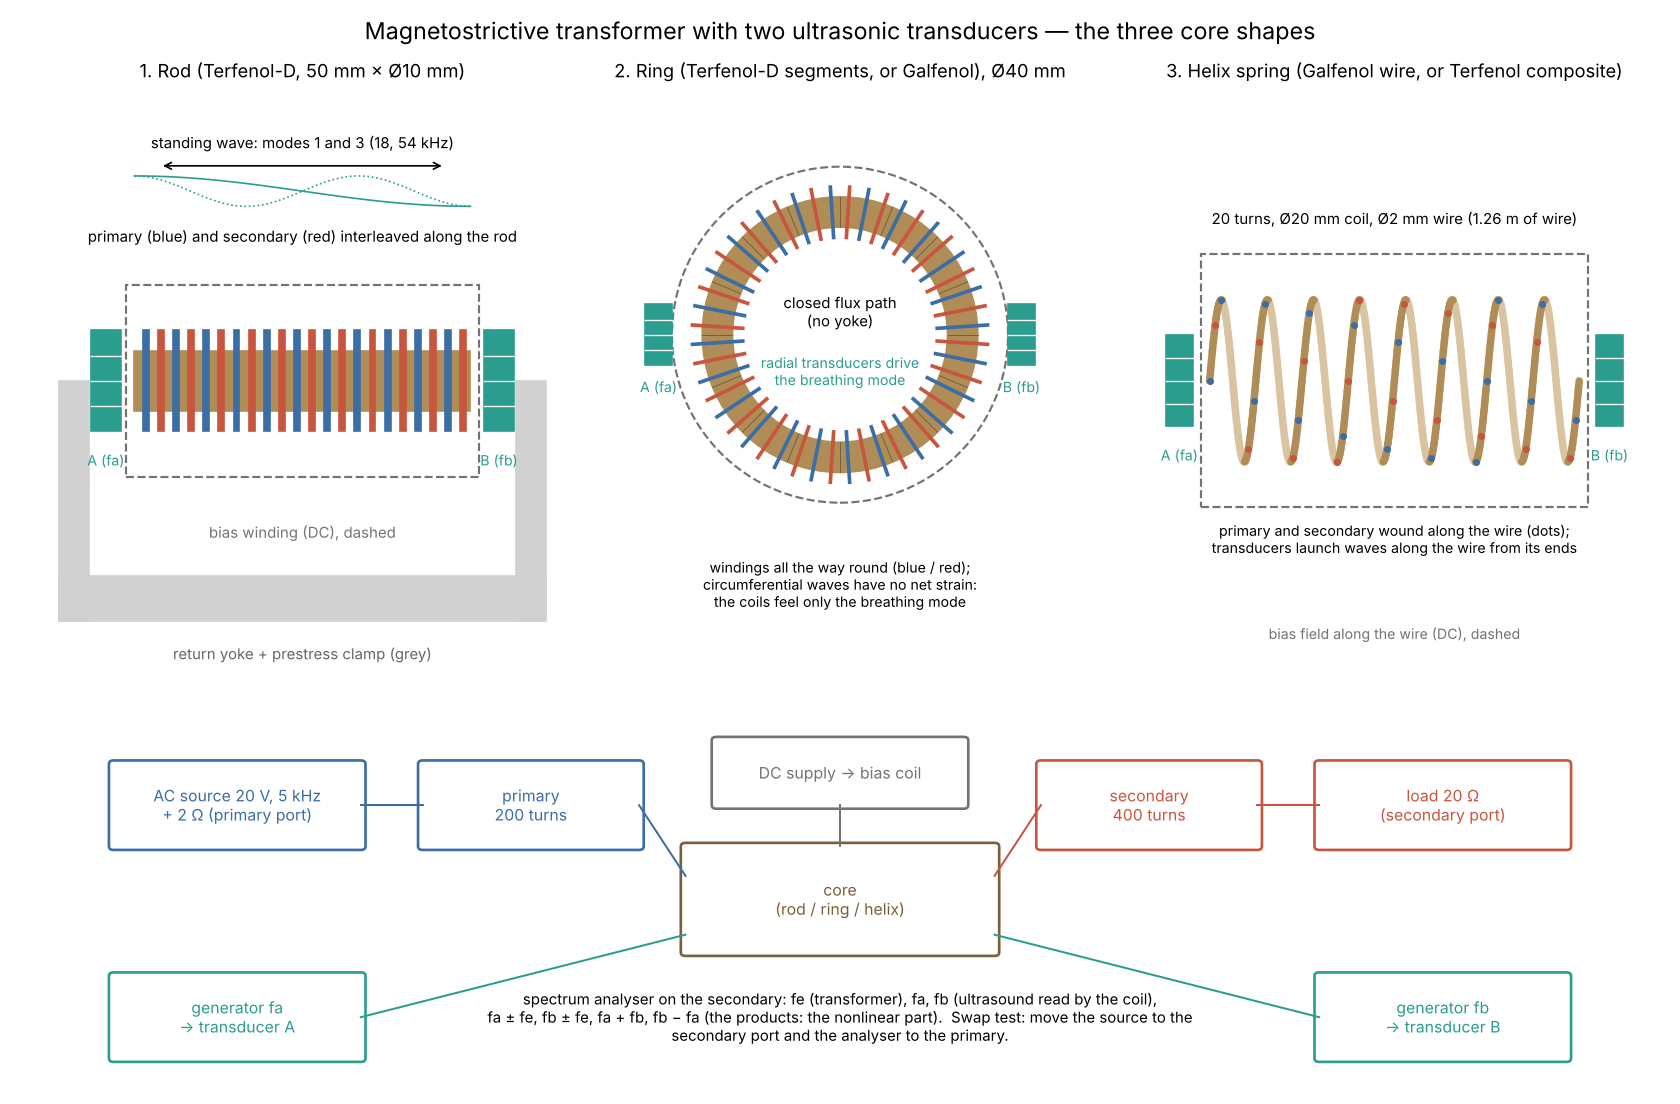

Here is the Python script that generated this plot:
"""H37 drawing: the magnetostrictive transformer set-ups (rod, ring, helix).

python3 examples/magnetostrictive_transformer/viz/setup.py OUT.png
"""
import math
import sys

import matplotlib
matplotlib.use("Agg")
import matplotlib.pyplot as plt
from matplotlib.patches import Circle, FancyArrowPatch, FancyBboxPatch, Rectangle, Wedge

CORE, PRI, SEC, BIAS, TX = "#b08d57", "#3b6ea5", "#c8553d", "0.45", "#2a9d8f"
out = sys.argv[1]
fig = plt.figure(figsize=(14, 9.2))
fig.suptitle("Magnetostrictive transformer with two ultrasonic transducers — the three core shapes", fontsize=14, y=0.985)


def label(ax, x, y, s, **k):
    k.setdefault("fontsize", 9)
    ax.text(x, y, s, **k)


def transducer(ax, x, y, w, h, name, rot=0):
    ax.add_patch(Rectangle((x - w / 2, y - h / 2), w, h, color=TX, zorder=5))
    for i in range(1, 4):
        if rot == 0:
            ax.plot([x - w / 2 + i * w / 4] * 2, [y - h / 2, y + h / 2], color="white", lw=0.8, zorder=6)
        else:
            ax.plot([x - w / 2, x + w / 2], [y - h / 2 + i * h / 4] * 2, color="white", lw=0.8, zorder=6)
    label(ax, x, y - h / 2 - 0.08, name, ha="center", va="top", color=TX, fontsize=8.5)


# ---- Rod ----
ax = fig.add_axes([0.02, 0.38, 0.32, 0.55])
ax.set_xlim(-1.6, 1.6)
ax.set_ylim(-1.2, 1.2)
ax.axis("off")
fig.text(0.18, 0.93, "1. Rod (Terfenol-D, 50 mm × Ø10 mm)", ha="center", fontsize=11)
ax.add_patch(Rectangle((-1.0, -0.12), 2.0, 0.24, color=CORE, zorder=3))
for i in range(22):
    x = -0.95 + i * 0.09
    ax.add_patch(Rectangle((x, -0.2), 0.035, 0.4, color=PRI if i % 2 == 0 else SEC, zorder=4))
ax.add_patch(Rectangle((-1.05, -0.38), 2.1, 0.76, fill=False, ls="--", color=BIAS, lw=1.3, zorder=2))
ax.add_patch(Rectangle((-1.45, -0.95), 2.9, 0.18, color="0.82", zorder=1))
ax.add_patch(Rectangle((-1.45, -0.95), 0.18, 0.95, color="0.82", zorder=1))
ax.add_patch(Rectangle((1.27, -0.95), 0.18, 0.95, color="0.82", zorder=1))
transducer(ax, -1.17, 0, 0.18, 0.4, "A (fa)", rot=1)
transducer(ax, 1.17, 0, 0.18, 0.4, "B (fb)", rot=1)
label(ax, 0, 0.55, "primary (blue) and secondary (red) interleaved along the rod", ha="center")
label(ax, 0, -0.62, "bias winding (DC), dashed", ha="center", color=BIAS)
label(ax, 0, -1.1, "return yoke + prestress clamp (grey)", ha="center", color="0.4")
ax.annotate("", (0.85, 0.85), (-0.85, 0.85), arrowprops=dict(arrowstyle="<->", color="k"))
label(ax, 0, 0.92, "standing wave: modes 1 and 3 (18, 54 kHz)", ha="center")
xs = [-1 + 2 * i / 100 for i in range(101)]
ax.plot(xs, [0.75 + 0.06 * math.cos(math.pi * (x + 1) / 2) for x in xs], color=TX, lw=1)
ax.plot(xs, [0.75 + 0.06 * math.cos(3 * math.pi * (x + 1) / 2) for x in xs], color=TX, lw=1, ls=":")

# ---- Ring ----
ax = fig.add_axes([0.35, 0.38, 0.30, 0.55])
ax.set_xlim(-1.5, 1.5)
ax.set_ylim(-1.75, 1.2)
ax.set_aspect("equal")
ax.axis("off")
fig.text(0.50, 0.93, "2. Ring (Terfenol-D segments, or Galfenol), Ø40 mm", ha="center", fontsize=11)
ax.add_patch(Wedge((0, 0), 0.82, 0, 360, width=0.18, color=CORE, zorder=3))
n = 16
for k in range(n):  # polygon joints of bonded Terfenol segments
    a = 2 * math.pi * k / n
    ax.plot([0.64 * math.cos(a), 0.82 * math.cos(a)], [0.64 * math.sin(a), 0.82 * math.sin(a)], color="#7a6038", lw=0.6, zorder=4)
for k in range(48):
    a = 2 * math.pi * (k + 0.5) / 48
    ax.plot([0.58 * math.cos(a), 0.88 * math.cos(a)], [0.58 * math.sin(a), 0.88 * math.sin(a)],
            color=PRI if k % 2 == 0 else SEC, lw=2.2, zorder=5)
ax.add_patch(Circle((0, 0), 1.0, fill=False, ls="--", color=BIAS, lw=1.3))
transducer(ax, -1.08, 0, 0.16, 0.36, "A (fa)", rot=1)
transducer(ax, 1.08, 0, 0.16, 0.36, "B (fb)", rot=1)
label(ax, 0, 0.05, "closed flux path\n(no yoke)", ha="center")
label(ax, 0, -0.3, "radial transducers drive\nthe breathing mode", ha="center", color=TX, fontsize=8.5)
label(ax, 0, -1.62, "windings all the way round (blue / red);\ncircumferential waves have no net strain:\nthe coils feel only the breathing mode", ha="center", fontsize=8.5)

# ---- Helix ----
ax = fig.add_axes([0.67, 0.38, 0.32, 0.55])
ax.set_xlim(-1.6, 1.6)
ax.set_ylim(-1.2, 1.2)
ax.axis("off")
fig.text(0.83, 0.93, "3. Helix spring (Galfenol wire, or Terfenol composite)", ha="center", fontsize=11)
N = 8
ts = [i / 400 for i in range(401)]
xs = [-1.1 + 2.2 * t for t in ts]
ys = [0.32 * math.sin(2 * math.pi * N * t) for t in ts]
zs = [math.cos(2 * math.pi * N * t) for t in ts]
for i in range(len(ts) - 1):
    ax.plot(xs[i:i + 2], ys[i:i + 2], color=CORE if zs[i] > 0 else "#d9c3a0", lw=4.5, zorder=3 if zs[i] > 0 else 1, solid_capstyle="round")
for i in range(0, len(ts), 6):
    if zs[i] > 0:
        ax.plot(xs[i], ys[i], "o", ms=3.2, color=PRI if (i // 6) % 2 == 0 else SEC, zorder=4)
transducer(ax, -1.28, 0, 0.16, 0.36, "A (fa)", rot=1)
transducer(ax, 1.28, 0, 0.16, 0.36, "B (fb)", rot=1)
ax.add_patch(Rectangle((-1.15, -0.5), 2.3, 1.0, fill=False, ls="--", color=BIAS, lw=1.3))
label(ax, 0, 0.62, "20 turns, Ø20 mm coil, Ø2 mm wire (1.26 m of wire)", ha="center")
label(ax, 0, -0.68, "primary and secondary wound along the wire (dots);\ntransducers launch waves along the wire from its ends", ha="center", fontsize=8.5)
label(ax, 0, -1.02, "bias field along the wire (DC), dashed", ha="center", color=BIAS, fontsize=8.5)

# ---- Electrical / acoustic connections ----
ax = fig.add_axes([0.04, 0.02, 0.92, 0.32])
ax.set_xlim(0, 10)
ax.set_ylim(0, 3)
ax.axis("off")


def box(x, y, w, h, s, c):
    ax.add_patch(FancyBboxPatch((x, y), w, h, boxstyle="round,pad=0.03", fc="white", ec=c, lw=1.6))
    label(ax, x + w / 2, y + h / 2, s, ha="center", va="center", color=c, fontsize=9.5)


def wire(x1, y1, x2, y2, c="k"):
    ax.plot([x1, x2], [y1, y2], color=c, lw=1.2)


box(4.0, 1.1, 2.0, 0.9, "core\n(rod / ring / helix)", "#7a6038")
box(0.3, 2.0, 1.6, 0.7, "AC source 20 V, 5 kHz\n+ 2 Ω (primary port)", PRI)
box(8.1, 2.0, 1.6, 0.7, "load 20 Ω\n(secondary port)", SEC)
box(0.3, 0.2, 1.6, 0.7, "generator fa\n→ transducer A", TX)
box(8.1, 0.2, 1.6, 0.7, "generator fb\n→ transducer B", TX)
box(4.2, 2.35, 1.6, 0.55, "DC supply → bias coil", BIAS)
box(2.3, 2.0, 1.4, 0.7, "primary\n200 turns", PRI)
box(6.3, 2.0, 1.4, 0.7, "secondary\n400 turns", SEC)
wire(1.9, 2.35, 2.3, 2.35, PRI)
wire(3.7, 2.35, 4.0, 1.75, PRI)
wire(6.0, 1.75, 6.3, 2.35, SEC)
wire(7.7, 2.35, 8.1, 2.35, SEC)
wire(5.0, 2.35, 5.0, 2.0, BIAS)
wire(1.9, 0.55, 4.0, 1.25, TX)
wire(8.1, 0.55, 6.0, 1.25, TX)
label(ax, 5.0, 0.55, "spectrum analyser on the secondary: fe (transformer), fa, fb (ultrasound read by the coil),\n"
      "fa ± fe, fb ± fe, fa + fb, fb − fa (the products: the nonlinear part).  Swap test: move the source to the\n"
      "secondary port and the analyser to the primary.", ha="center", va="center", fontsize=9)
fig.savefig(out, dpi=120)
